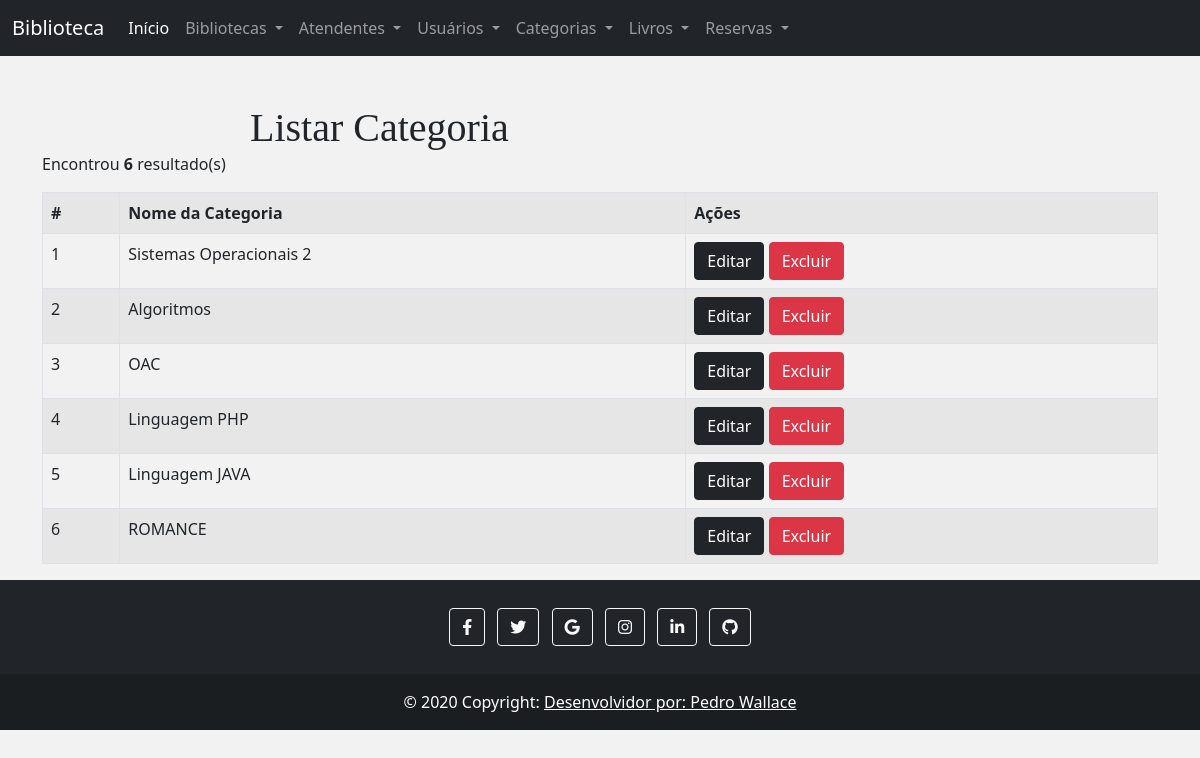
/PROJETO/index.php?page=categoria-listar, run on the app's committed database.
### tables this page shows
CREATE TABLE `categoria` (
  `id_categoria` int(10) UNSIGNED NOT NULL,
  `nome_categoria` varchar(45) DEFAULT NULL
);

### PROJETO/pages/categoria-listar.php (the view)
<h1>Listar Categoria</h1>
<?php
	$sql = "SELECT * FROM categoria";
	$res = $conn->query($sql) or die($conn->error);
	$qtd = $res->num_rows;
	print "<p>Encontrou <b>$qtd</b> resultado(s)</p>";
	if($qtd > 0){
		print "<table class='table table-striped table-hover table-bordered'>";
		print "<tr>";
		print "<th>#</th>";
		print "<th>Nome da Categoria</th>";
		print "<th>Ações</th>";
		print "</tr>";
		while($row = $res->fetch_object()){
			print "<tr>";
			print "<td>".$row->id_categoria."</td>";
			print "<td>".$row->nome_categoria."</td>";
			print "<td>
						<button class='btn btn-dark' onclick=\"location.href='?page=categoria-editar&id_categoria=".$row->id_categoria."';\">Editar</button>
						<button class='btn btn-danger' onclick=\"if(confirm('Tem certeza que deseja excluir?')){location.href='?page=categoria-salvar&acao=excluir&id_categoria=".$row->id_categoria."';}else{false;}\">Excluir</button>
				   </td>";
			print "</tr>";
		}
		print "</table>";
	}else{
		print "<div class='alert alert-danger'>Não encontrou resultados.</div>";
	}
?>

### PROJETO/index.php (shortened to what this page needs)
<!DOCTYPE html>
<html lang="pt-BR">
  <head>
    <link href="css/bootstrap.min.css" rel="stylesheet">
    <link href="css/estilo.css" rel="stylesheet">
  </head>
  <body>
  <link rel="stylesheet" href="https://cdnjs.cloudflare.com/ajax/libs/font-awesome/6.0.0-beta2/css/all.min.css" />
    <nav class="navbar navbar-expand-lg navbar-dark bg-dark ">
      <div class="container-fluid">
        <a class="navbar-brand" href="#">Biblioteca</a>
        <div class="collapse navbar-collapse" id="navbarNavDropdown">
          <ul class="navbar-nav">
            <li class="nav-item">
              <a class="nav-link active" aria-current="page" href="index.php">Início</a>
            </li>
            <li class="nav-item dropdown">
              <a class="nav-link dropdown-toggle" href="#" id="navbarDropdownMenuLink" role="button" data-bs-toggle="dropdown" aria-expanded="false">
                Bibliotecas
              </a>
            </li>
            <li class="nav-item dropdown">
              <a class="nav-link dropdown-toggle" href="#" id="navbarDropdownMenuLink" role="button" data-bs-toggle="dropdown" aria-expanded="false">
                Atendentes
              </a>
            </li>
            <li class="nav-item dropdown">
              <a class="nav-link dropdown-toggle" href="#" id="navbarDropdownMenuLink" role="button" data-bs-toggle="dropdown" aria-expanded="false">
                Usuários
              </a>
            </li>
            <li class="nav-item dropdown">
              <a class="nav-link dropdown-toggle" href="#" id="navbarDropdownMenuLink" role="button" data-bs-toggle="dropdown" aria-expanded="false">
                Categorias
              </a>
            </li>
            <li class="nav-item dropdown">
              <a class="nav-link dropdown-toggle" href="#" id="navbarDropdownMenuLink" role="button" data-bs-toggle="dropdown" aria-expanded="false">
                Livros
              </a>
            </li>
            <li class="nav-item dropdown">
              <a class="nav-link dropdown-toggle" href="#" id="navbarDropdownMenuLink" role="button" data-bs-toggle="dropdown" aria-expanded="false">
                Reservas
              </a>
            </li>
          </ul>
        </div>
      </div>
    </nav>
    <div class="container mt-5">
      <div class="row">
        <div class="col-lg-12">
          <?php
            include('config.php');
            switch(@$_REQUEST["page"]){
              case "categoria-listar":
                include("pages/categoria-listar.php");
              break;
            }
          ?>
        </div>
      </div>
    </div>
    <section >
    <footer class="bg-dark text-center text-white absolute " >
  <div class="container p-4 pb-0">
    <section class="mb-4">
      <a class="btn btn-outline-light btn-floating m-1" href="#!" role="button"
        ><i class="fab fa-facebook-f"></i
      ></a>
      <a class="btn btn-outline-light btn-floating m-1" href="#!" role="button"
        ><i class="fab fa-twitter"></i
      ></a>
      <a class="btn btn-outline-light btn-floating m-1" href="#!" role="button"
        ><i class="fab fa-google"></i
      ></a>
      <a class="btn btn-outline-light btn-floating m-1" href="#!" role="button"
        ><i class="fab fa-instagram"></i
      ></a>
      <a class="btn btn-outline-light btn-floating m-1" href="#!" role="button"
        ><i class="fab fa-linkedin-in"></i
      ></a>
      <a class="btn btn-outline-light btn-floating m-1" href="#!" role="button"
        ><i class="fab fa-github"></i
      ></a>
    </section>
  </div>
  <div class="text-center p-3" style="background-color: rgba(0, 0, 0, 0.2);">
    © 2020 Copyright:
    <a class="text-white" href="https://www.instagram.com/wallace.bk7/">Desenvolvidor por: Pedro Wallace</a>
  </div>
</footer>
</section>
  </body>
</html>

### PROJETO/css/estilo.css (style rules this page uses)
h1 { max-width: 700px; margin: 0 auto; font-family: Impact, fantasy; }

### PROJETO/index.php (style rules this page uses)
body { background-color: #F2F2F2; }

### data on the page
categoria: id_categoria "1", nome_categoria "Sistemas Operacionais 2"
categoria: id_categoria "2", nome_categoria "Algoritmos"
categoria: id_categoria "3", nome_categoria "OAC"
categoria: id_categoria "4", nome_categoria "Linguagem PHP"
categoria: id_categoria "5", nome_categoria "Linguagem JAVA"
categoria: id_categoria "6", nome_categoria "ROMANCE"

### other printed values
$qtd "6"
